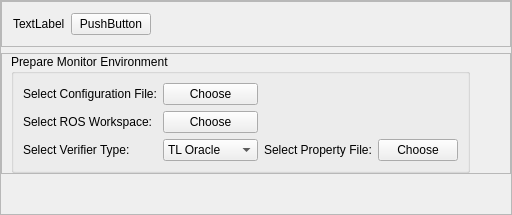
          <widget class="QWidget" name="W_RVMonitorPage">
           <attribute name="title">
            <string>Monitor</string>
           </attribute>
           <layout class="QVBoxLayout" name="verticalLayout_2">
            <property name="leftMargin">
             <number>0</number>
            </property>
            <property name="topMargin">
             <number>0</number>
            </property>
            <property name="rightMargin">
             <number>0</number>
            </property>
            <property name="bottomMargin">
             <number>0</number>
            </property>
            <item>
             <widget class="QFrame" name="frame_3">
              <property name="frameShape">
               <enum>QFrame::StyledPanel</enum>
              </property>
              <property name="frameShadow">
               <enum>QFrame::Raised</enum>
              </property>
              <layout class="QVBoxLayout" name="verticalLayout_9">
               <property name="leftMargin">
                <number>0</number>
               </property>
               <property name="topMargin">
                <number>0</number>
               </property>
               <property name="rightMargin">
                <number>0</number>
               </property>
               <property name="bottomMargin">
                <number>0</number>
               </property>
               <item>
                <widget class="QFrame" name="frame_5">
                 <property name="frameShape">
                  <enum>QFrame::StyledPanel</enum>
                 </property>
                 <property name="frameShadow">
                  <enum>QFrame::Raised</enum>
                 </property>
                 <layout class="QHBoxLayout" name="horizontalLayout">
                  <property name="leftMargin">
                   <number>11</number>
                  </property>
                  <property name="topMargin">
                   <number>11</number>
                  </property>
                  <property name="rightMargin">
                   <number>11</number>
                  </property>
                  <property name="bottomMargin">
                   <number>11</number>
                  </property>
                  <item>
                   <widget class="QLabel" name="label">
                    <property name="text">
                     <string>TextLabel</string>
                    </property>
                   </widget>
                  </item>
                  <item>
                   <widget class="QPushButton" name="pushButton">
                    <property name="text">
                     <string>PushButton</string>
                    </property>
                   </widget>
                  </item>
                  <item>
                   <spacer name="horizontalSpacer_2">
                    <property name="orientation">
                     <enum>Qt::Horizontal</enum>
                    </property>
                    <property name="sizeHint" stdset="0">
                     <size>
                      <width>40</width>
                      <height>20</height>
                     </size>
                    </property>
                   </spacer>
                  </item>
                 </layout>
                </widget>
               </item>
               <item>
                <widget class="QFrame" name="frame_6">
                 <property name="frameShape">
                  <enum>QFrame::StyledPanel</enum>
                 </property>
                 <property name="frameShadow">
                  <enum>QFrame::Raised</enum>
                 </property>
                 <layout class="QGridLayout" name="gridLayout_3">
                  <property name="topMargin">
                   <number>0</number>
                  </property>
                  <property name="rightMargin">
                   <number>0</number>
                  </property>
                  <property name="bottomMargin">
                   <number>0</number>
                  </property>
                  <item row="0" column="0">
                   <widget class="QGroupBox" name="groupBox">
                    <property name="title">
                     <string>Prepare Monitor Environment</string>
                    </property>
                    <layout class="QGridLayout" name="gridLayout_2">
                     <item row="2" column="0">
                      <widget class="QLabel" name="label_4">
                       <property name="text">
                        <string>Select Verifier Type:</string>
                       </property>
                      </widget>
                     </item>
                     <item row="0" column="1">
                      <widget class="QPushButton" name="pushButton_2">
                       <property name="text">
                        <string>Choose</string>
                       </property>
                      </widget>
                     </item>
                     <item row="2" column="2">
                      <widget class="QLabel" name="label_3">
                       <property name="text">
                        <string>Select Property File:</string>
                       </property>
                      </widget>
                     </item>
                     <item row="0" column="0">
                      <widget class="QLabel" name="label_2">
                       <property name="text">
                        <string>Select Configuration File:</string>
                       </property>
                      </widget>
                     </item>
                     <item row="2" column="3">
                      <widget class="QPushButton" name="pushButton_3">
                       <property name="text">
                        <string>Choose</string>
                       </property>
                      </widget>
                     </item>
                     <item row="2" column="1">
                      <widget class="QComboBox" name="comboBox">
                       <item>
                        <property name="text">
                         <string>TL Oracle</string>
                        </property>
                       </item>
                       <item>
                        <property name="text">
                         <string>RML Oracle</string>
                        </property>
                       </item>
                      </widget>
                     </item>
                     <item row="1" column="0">
                      <widget class="QLabel" name="label_5">
                       <property name="text">
                        <string>Select ROS Workspace:</string>
                       </property>
                      </widget>
                     </item>
                     <item row="1" column="1">
                      <widget class="QPushButton" name="pushButton_4">
                       <property name="text">
                        <string>Choose</string>
                       </property>
                      </widget>
                     </item>
                    </layout>
                   </widget>
                  </item>
                  <item row="0" column="2">
                   <spacer name="horizontalSpacer_3">
                    <property name="orientation">
                     <enum>Qt::Horizontal</enum>
                    </property>
                    <property name="sizeHint" stdset="0">
                     <size>
                      <width>40</width>
                      <height>20</height>
                     </size>
                    </property>
                   </spacer>
                  </item>
                 </layout>
                </widget>
               </item>
               <item>
                <spacer name="verticalSpacer_2">
                 <property name="orientation">
                  <enum>Qt::Vertical</enum>
                 </property>
                 <property name="sizeHint" stdset="0">
                  <size>
                   <width>20</width>
                   <height>40</height>
                  </size>
                 </property>
                </spacer>
               </item>
              </layout>
             </widget>
            </item>
           </layout>
          </widget>
